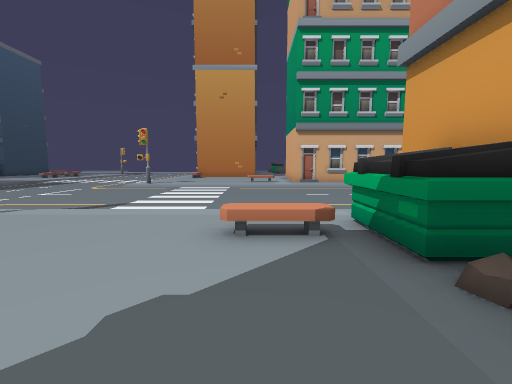
[1] (above)

24 first-person views from a walk through a 3-D level made in the Godot game engine. The camera is 1.4 m above the floor, tilts 6° down and sees 90° across. The floor is counted in squares, 1.41 m on a side. Each view is taken from the middle of a square. On the plan, view 1 faces up. The plan holds only what a view shows up to about 11 squares ahead; the rest is blank. The place goes on beyond the plan. Flat picture figures and markers are not drawn. Characters and animated objects are not drawn.

[2]
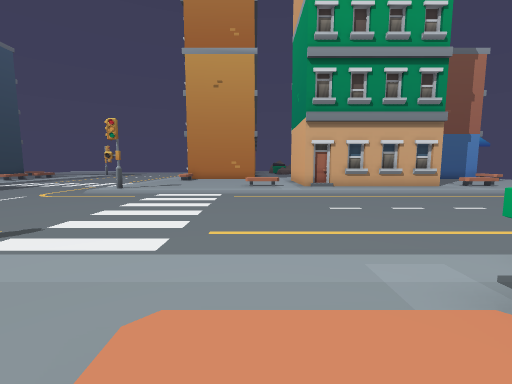

[3]
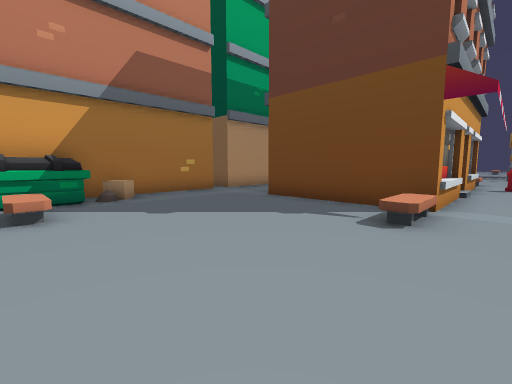

[4]
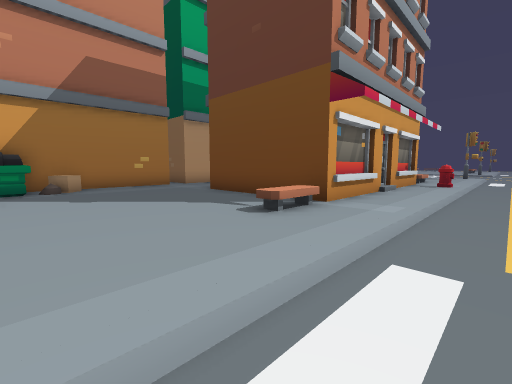

[5]
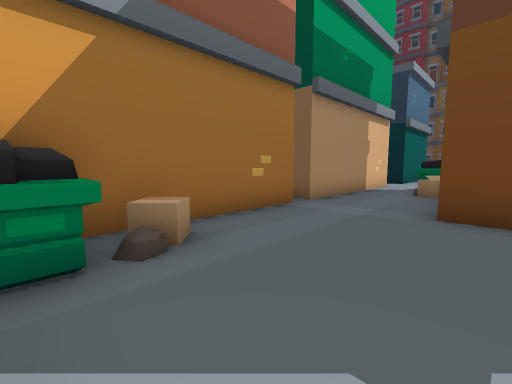

[6]
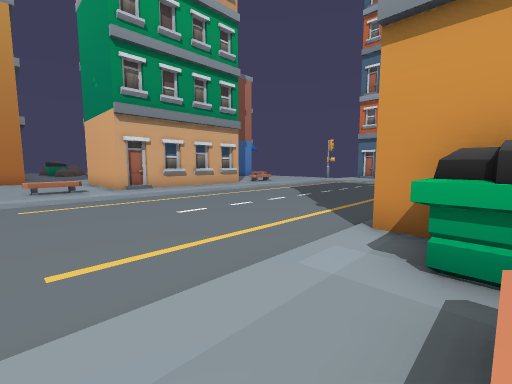

[7]
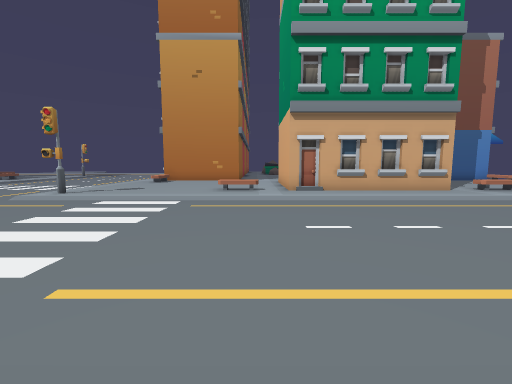

[8]
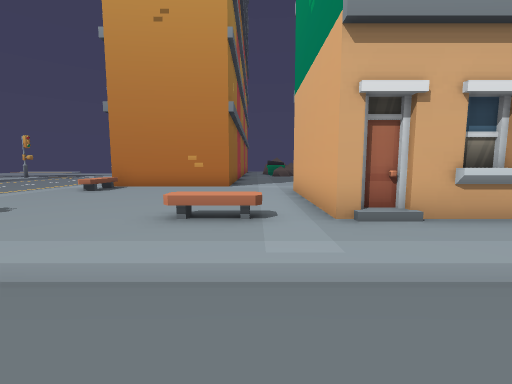

[9]
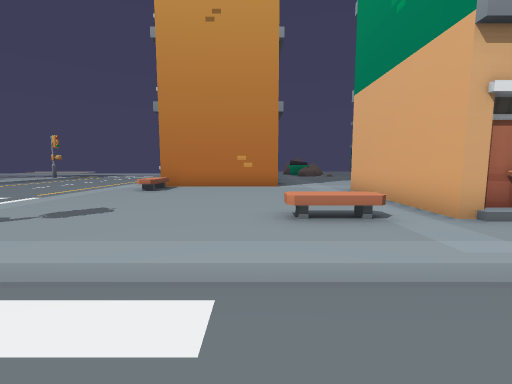

[10]
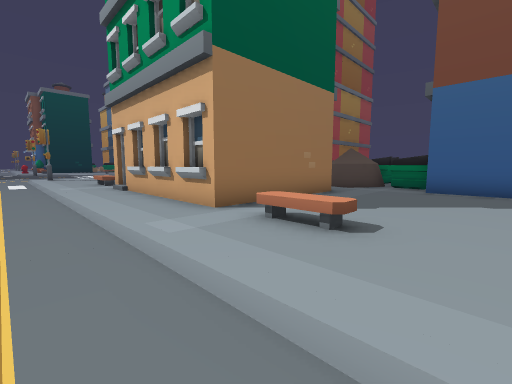

[11]
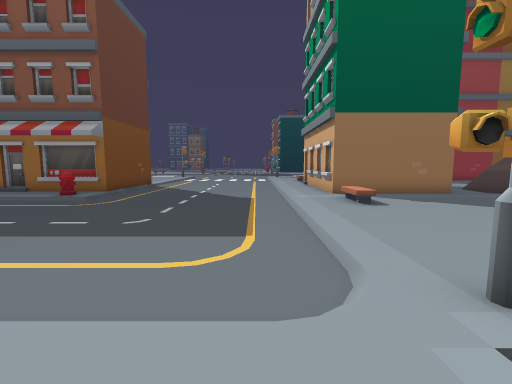

[12]
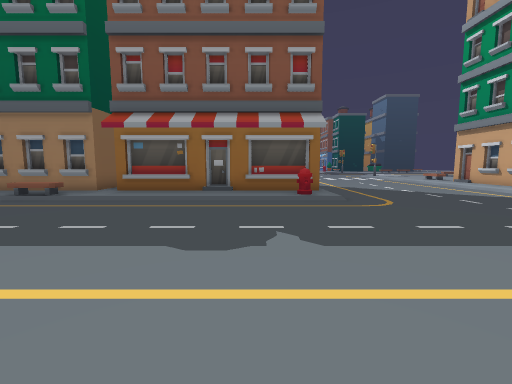

[13]
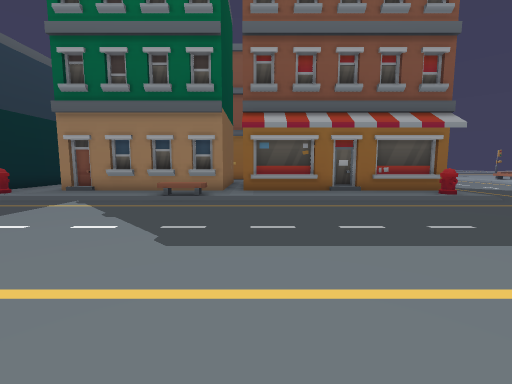

[14]
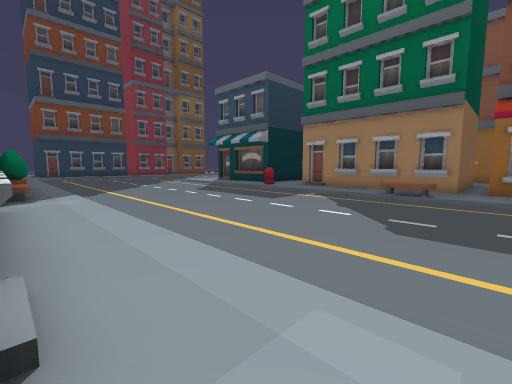

[15]
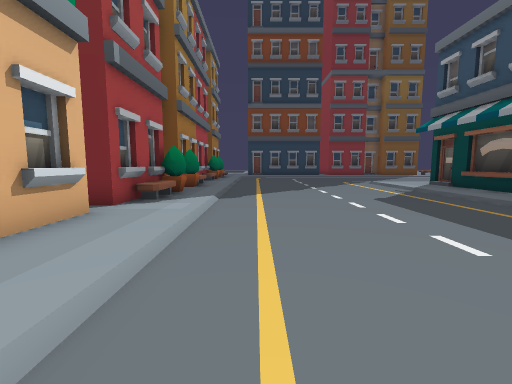

[16]
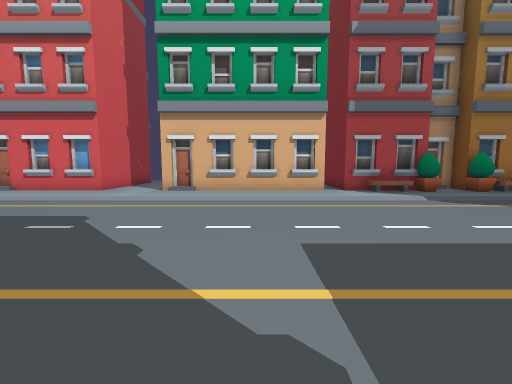

[17]
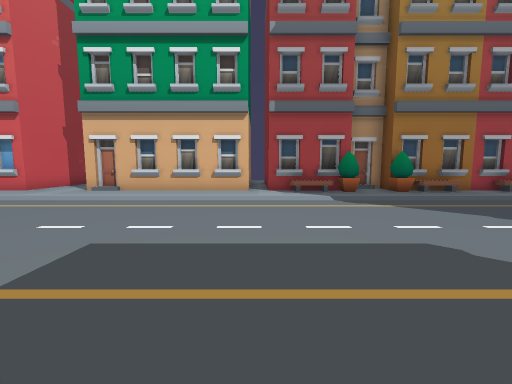

[18]
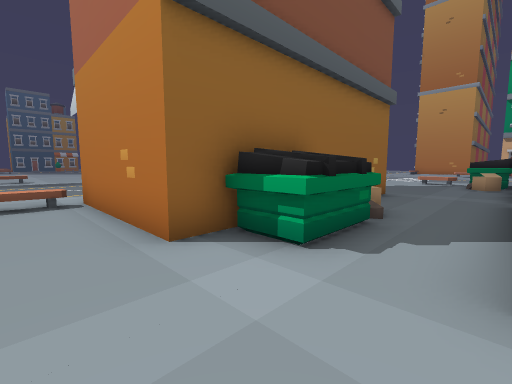

[19]
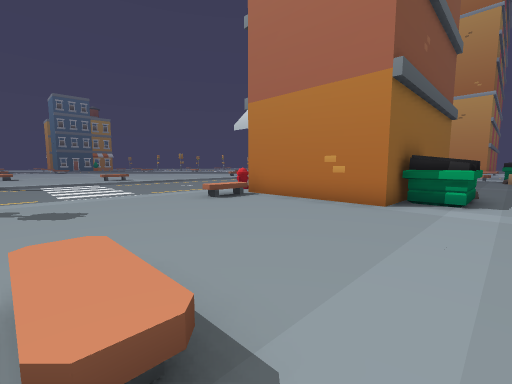

[20]
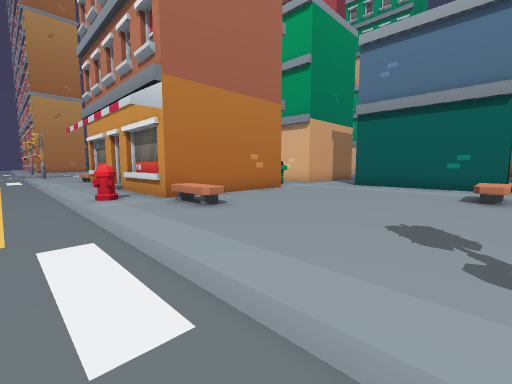

[21]
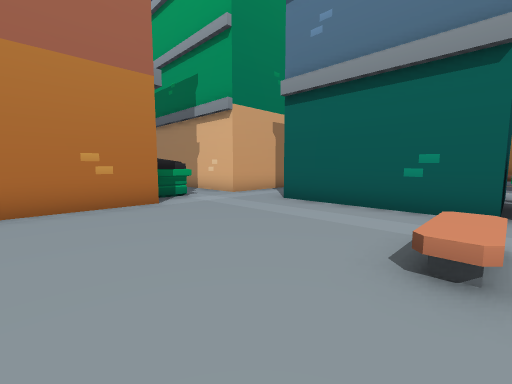

[22]
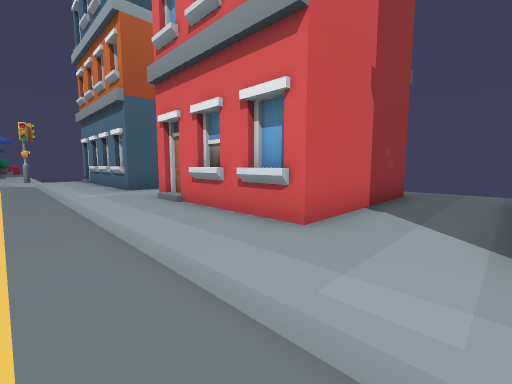

[23]
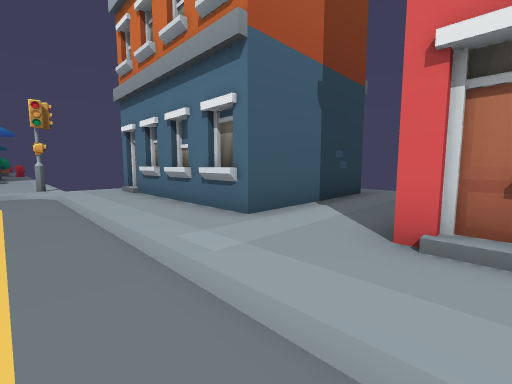

[24]
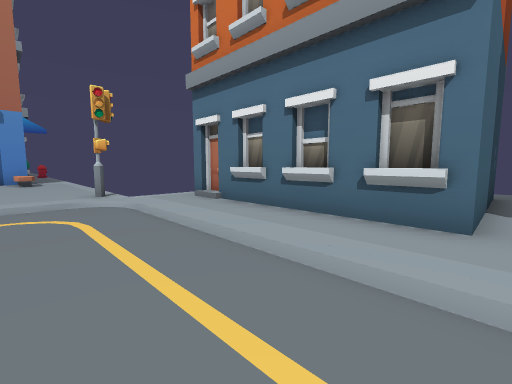

### Floor plan
Key: @ floor where view 1 was taken; # wall or solid block; . main floor; : floor 0.25 m higher than the main floor; / step, stairs or slope; ^ raised ledge; B building.
Columns run from 8 left of view 1 to 25 right of it. Each row starts with its distance up from view 1.
 23                  #BB
 22   :######::     ##:BBB BB
 21 ./:^:::::::     :::::: :^
 20 ./:^:::::::#    #::::: :^
 19 ./:::::::::#    #::::: :::
 18 ./:::::::::#    #::::: :::
 17  /:::::::::#    #:::::::::
 16   :::::::::##   #:::::::::
 15   ::::::^^:/#####:^^::::::
 14 ./#::::::::/:::::::::::::#
 13 ./////////////////////////::
 12 .........................///#
 11 ........................./:##
 10 ........................./:#
  9 ........................./:#
  8 ........................./:#
  7  ......................../:######:
  6   //////////// ////....../::::::::
  5    ::::::::B   BBB/....../:::::::
  4   ::::::^^BB    B /....../::
  3 ./::::::::BB    B /....../:#
  2 ./::::::::BB    B /....../:#
  1 ./:::::::: B    B /....../:#
  0 ./::::::@: B    B /....../:##  ##
 -1 ./:^:::::: B    B /....../::####::
 -2 ./:^:::::: B    B /....../::::::::
 -3 ./ BB   B         /....../::::::::
 -4 ./ B    B  B   BBB/......///#
 -5 ./ B    B  B    BB/....../:##
 -6 ./ B    B  B    B /....../:#
 -7 ./ B    BB B    B:/....../:#
 -8 ./ B    BB B    B /....../:#
 -9 ./ B    BB B      /....../:#
-10 ./BBBBBBB        :/....../:::
-11 ./:^:::::::      B/....../ BB
-12 ./:^::::::::  BB  /....../ B
-13 ./:::::::: B    B /....../ B
-14 ./:::::::: B    B /....../ BB
-15 ./:::::::::B    B /....../ BB
-16 ./:::::::::B    B /....../ B
-17 ./::::::^^: BBBB        ./ B

Positions as (right, up) in squares from view 1, and headings:
1: (0, 0), facing up
2: (0, 3), facing up
3: (-6, 4), facing down-right
4: (-8, 3), facing down-right
5: (-1, 3), facing down-right
6: (-1, 4), facing up-right
7: (1, 5), facing up
8: (1, 11), facing up
9: (-1, 11), facing up
10: (13, 12), facing up-left
11: (19, 12), facing left
12: (18, 3), facing left
13: (18, -2), facing left
14: (19, -2), facing down-left
15: (16, -5), facing down
16: (9, -7), facing right
17: (9, -10), facing right
18: (3, -12), facing up-left
19: (2, -17), facing up-left
20: (-8, -17), facing up-right
21: (-3, -17), facing up-right
22: (16, -3), facing up-right
23: (16, 3), facing up-right
24: (15, 6), facing up-right
